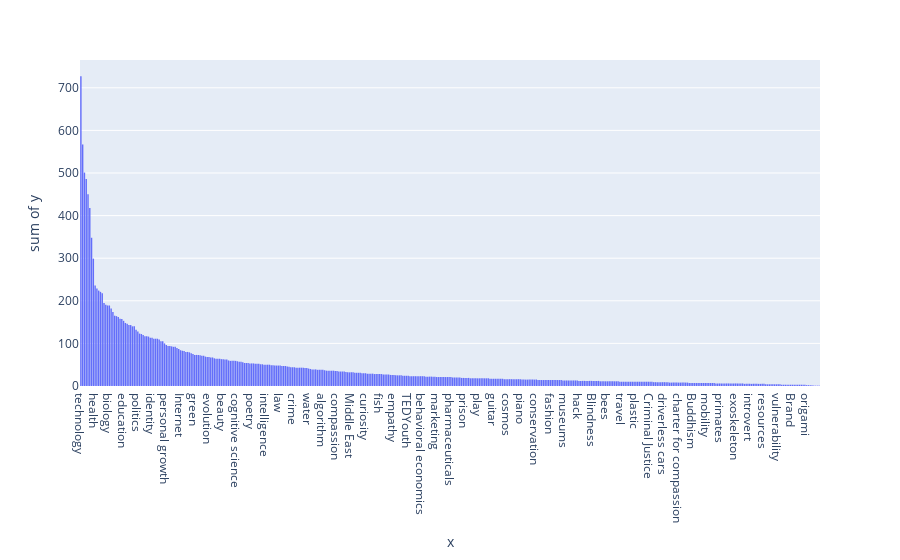

This figure's notebook cell:
### Markdown cell above
How to normalize views?
- Take the difference from the total average (log values)

Define groups of topics and predict per topic
- Use tags and get most common
- Get embeddings and perform clustering to get unsupervised topics

### Code cell
total_tags = [tag for row in df.tags for tag in ast.literal_eval(row)]
tags_counter = Counter(total_tags).most_common()
fig = px.histogram(x=[entry[0] for entry in tags_counter], y=[entry[1] for entry in tags_counter])
fig.show()

most_common_tags = ['technology', 'science', 'global issues', 'design', 'business', 'entertainment', 'health', 'innovation', 'society', 'art', 'social change']

### Figure 1 — Plotly figure (JSON) as saved in the notebook; plotly's stock layout.template omitted (floating-point values rounded to 4 significant figures; data arrays with more than 128 entries replaced by an {"elided": "..."} marker saying what was removed)
{"data": [{"alignmentgroup": "True", "bingroup": "x", "histfunc": "sum", "hovertemplate": "x=%{x}<br>sum of y=%{y}<extra></extra>", "legendgroup": "", "marker": {"color": "#636efa", "pattern": {"shape": ""}}, "name": "", "offsetgroup": "", "orientation": "v", "showlegend": false, "x": {"elided": "416 str values"}, "xaxis": "x", "y": {"elided": "416 int values"}, "yaxis": "y", "type": "histogram"}], "layout": {"xaxis": {"anchor": "y", "domain": [0.0, 1.0], "title": {"text": "x"}}, "yaxis": {"anchor": "x", "domain": [0.0, 1.0], "title": {"text": "sum of y"}}, "legend": {"tracegroupgap": 0}, "margin": {"t": 60}, "barmode": "relative"}}
